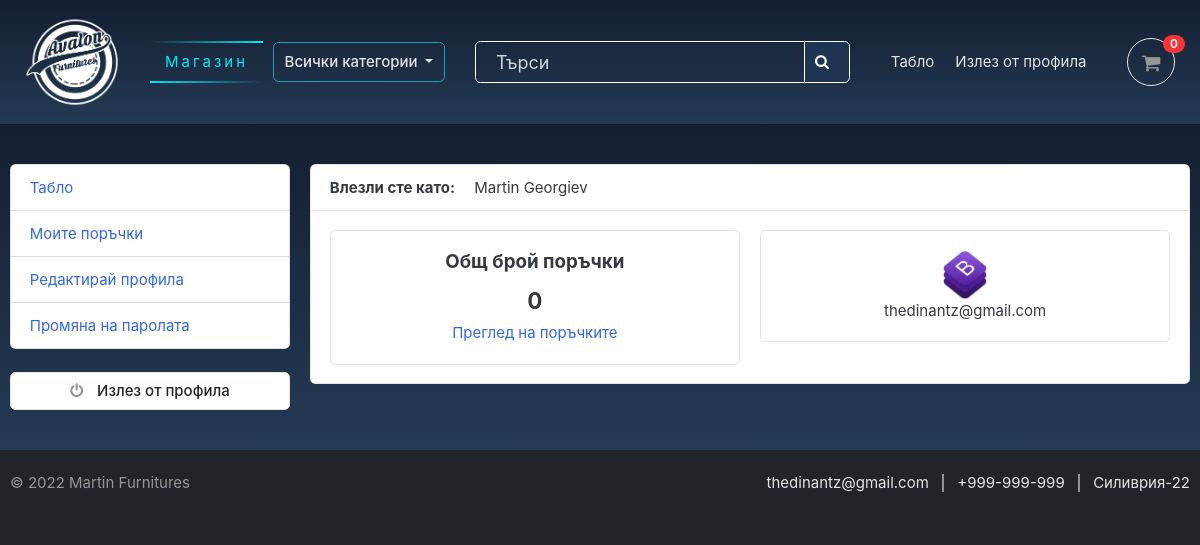
/accounts/dashboard/ (signed in), run on an earlier commit of the app's database.
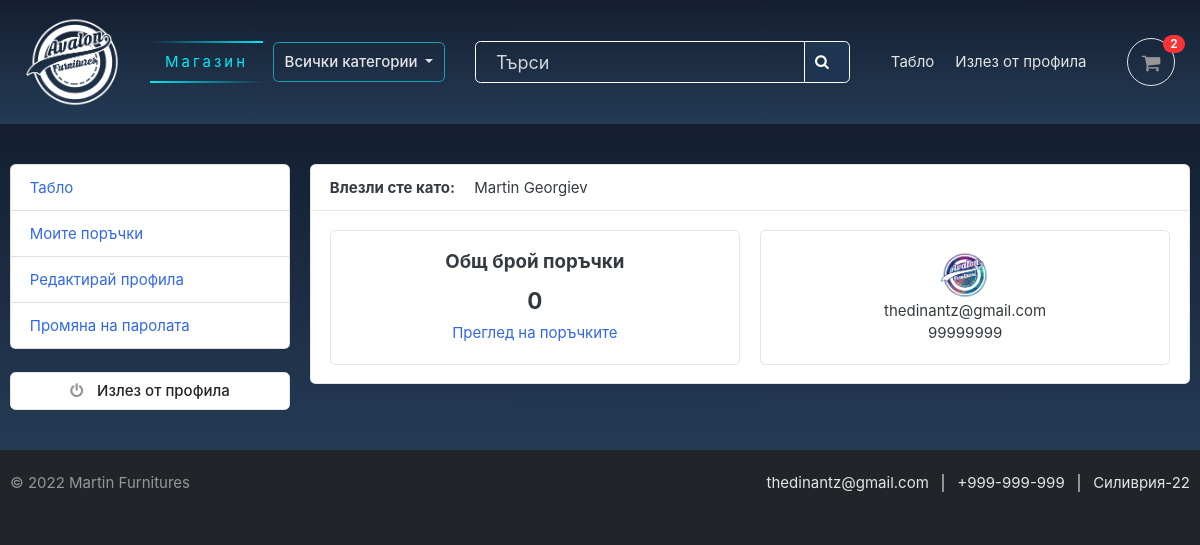
And on a later commit of the database.
### accounts/models.py (models this page shows, shortened)
class UserProfile(models.Model):
    user = models.OneToOneField(Account, on_delete=models.CASCADE)
    address_line_1 = models.CharField(blank=True, max_length=100)
    address_line_2 = models.CharField(blank=True, max_length=100)
    profile_picture = models.ImageField(blank=True, upload_to='userprofile')
    city = models.CharField(blank=True, max_length=20)
    country = models.CharField(blank=True, max_length=20)

class Account(AbstractBaseUser):
    first_name = models.CharField(max_length=50)
    last_name = models.CharField(max_length=50)
    username = models.CharField(max_length=50, unique=True)
    email = models.EmailField(max_length=100, unique=True)
    phone_number = models.CharField(max_length=50)
    date_joined = models.DateTimeField(auto_now_add=True)
    last_login = models.DateTimeField(auto_now_add=True)
    is_admin = models.BooleanField(default=False)
    is_staff = models.BooleanField(default=False)
    is_active = models.BooleanField(default=False)
    is_superadmin = models.BooleanField(default=False)
    USERNAME_FIELD = 'email'
    REQUIRED_FIELDS = ['username', 'first_name', 'last_name']
    objects = MyAccountManager()
    def full_name(self):
        return f'{self.first_name} {self.last_name}'

### accounts/views.py (the view)
# urls.py: path('dashboard/', views.dashboard, name='dashboard'),
@login_required(login_url = 'login')
def dashboard(request):
    orders = Order.objects.order_by('-created_at').filter(user_id=request.user.id, is_ordered=True)
    orders_count = orders.count()
    userprofile = UserProfile.objects.get(user_id=request.user.id)
    context = {
        'orders_count': orders_count,
        'userprofile': userprofile,
    }
    return render(request, 'accounts/dashboard.html', context)

### carts/context_processors.py (called while the page is built)
def counter(request):
    cart_count = 0
    if 'admin' in request.path:
        return {}
    else:
        try:
            cart = Cart.objects.filter(cart_id=_cart_id(request))
            if request.user.is_authenticated:
                cart_items = CartItem.objects.all().filter(user=request.user)
            else:
                cart_items = CartItem.objects.all().filter(cart=cart[:1])
            for cart_item in cart_items:
                cart_count += cart_item.quantity
        except Cart.DoesNotExist:
            cart_count = 0
    return dict(cart_count=cart_count)

### carts/views.py (called while the page is built)
def _cart_id(request):
    cart = request.session.session_key
    if not cart:
        cart = request.session.create()
    return cart

### category/context_processors.py (called while the page is built)
def menu_links(request):
    links = Category.objects.all()
    return dict(links=links)

### category/models.py (called while the page is built)
    def get_url(self):
        return reverse('products_by_category', args=[self.slug])

### templates/accounts/dashboard.html (shortened to what this page needs)
{% extends 'base.html' %}
{% block content %}
<section class="section padding-y coloringlinear">
<div class="container">
	<div class="row">
	{% include 'includes/dashboard_sidebar.html' %}
	<main class="col-md-9">
		<article class="card">
		<header class="card-header">
			<strong class="d-inline-block mr-3">Влезли сте като:</strong>
			<span>{{user.full_name}}</span>
		</header>
		<div class="card-body">
			<div class="row">
			<div class="col-md-6">
				<div class="card" style="text-align:center;">
					<div class="card-body">
						<h5 class="card-title">Общ брой поръчки</h5>
						<h4>{{orders_count}}</h4>
						<a href="{% url 'my_orders' %}">Преглед на поръчките</a>
					</div>
				</div>
			</div>
			<div class="col-md-6">
				<div class="card" style="text-align:center;">
					<div class="card-body">
						<img src="{{userprofile.profile_picture.url}}" alt="Profile Picture" width="50" height="50" style="border-radius:50%;">
						<p class="mb-0">{{user.email}}</p>
						<p>{{user.phone_number}}</p>
					</div>
				</div>
			</div>
			</div>
		</div>
		</article>
	</main>
</div>
</div>
</section>
{% endblock %}

What changed in the data, as far as the page shows it:
changed Account "Martin Georgiev": phone_number (not shown) → "99999999"
changed UserProfile: profile_picture: a different picture
Also different on the page:
{{ cart_count }}: "0" → "2"
